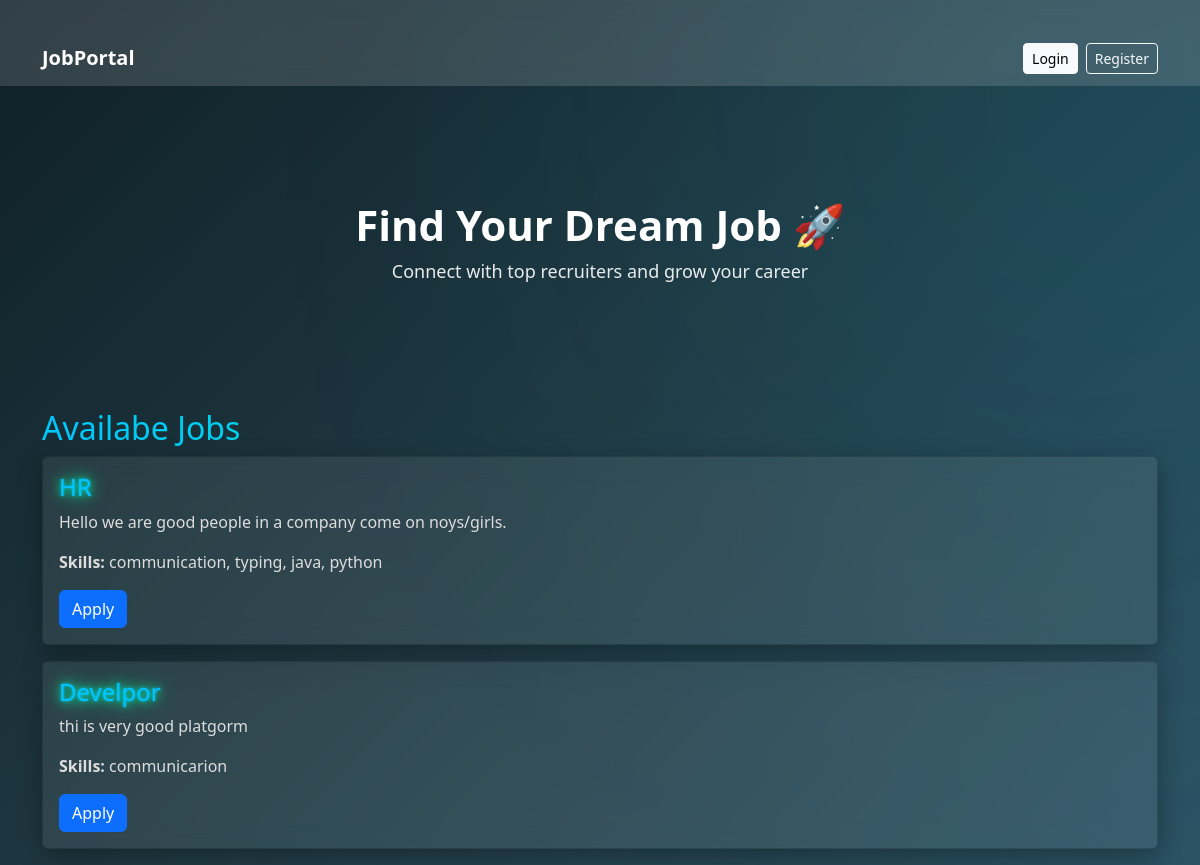
/home/, run on the app's committed database.
### jobs/models.py (models this page shows, shortened)
class Job(models.Model):
        title = models.CharField(max_length=100)
        description = models.TextField()
        skill_required = models.TextField()
        posted_by = models.ForeignKey(User, on_delete=models.CASCADE)
        created_at = models.DateTimeField(auto_now_add=True)

### jobs/views.py (the view)
# urls.py: 2. Add a URL to urlpatterns:  path('', views.home, name='home')
def home(request):
    jobs = Job.objects.all()
    return render(request , 'home.html' , {'jobs' : jobs})

### jobs/templates/home.html
{% extends 'base.html' %}
{% block content %}
<div class="hero-section text-center mb-5">
    <h1>Find Your Dream Job 🚀</h1>
    <p>Connect with top recruiters and grow your career</p>
</div>
<h2>Availabe Jobs</h2>
{% for job in jobs %}
        <div class="card mb-3">
            <div class="container text-light p-3">
            <h4>{{ job.title }}</h4>
            <p>{{ job.description }}</p>
            <p><strong>Skills: </strong>{{ job.skill_required }}</p>
            <a href="{% url 'apply_job' job.id %}" class="btn btn-primary">Apply</a>
            </div>
        </div>
{% endfor %}
{% endblock content %}

### static/css/style.css (style rules this page uses)
body { margin: 0; padding: 0; font-family: 'Poppins', sans-serif; background: linear-gradient(135deg, #0f2027, #203a43, #2c5364); min-height: 100vh; }
.container { padding-top: 30px; }
.card { background: rgba(255, 255, 255, 0.08) !important; border: none; border-radius: 15px; backdrop-filter: blur(12px); box-shadow: 0 8px 25px rgba(0,0,0,0.3); color: white; }
.card h4 { color: #00c6ff; text-shadow: 0 0 3px #00c6ff, 0 0 10px #00ff99, 0 0 20px #00ff99; }
.card p { color: #dddddd; }
.hero-section { color: white; padding: 60px 20px; }
.hero-section h1 { font-size: 42px; font-weight: 700; }
.hero-section p { font-size: 18px; opacity: 0.9; }
.btn-primary { background: #00c6ff; border: none; }
body::before { content: ""; position: fixed; width: 600px; height: 600px; background: #00c6ff; filter: blur(250px); top: -200px; right: -200px; opacity: 0.15; z-index: -1; }
h2,h3,h5 { background: linear-gradient(90deg, #00c6ff, #00ff99); background-clip: text; -webkit-background-clip: text; -webkit-text-fill-color: transparent; font-weight: 700; }

### data on the page
Job: title "HR", description "Hello we are good people in a company come on noys/girls.", skill_required "communication, typing, java, python"
Job: title "Develpor", description "thi is very good platgorm", skill_required "communicarion"
